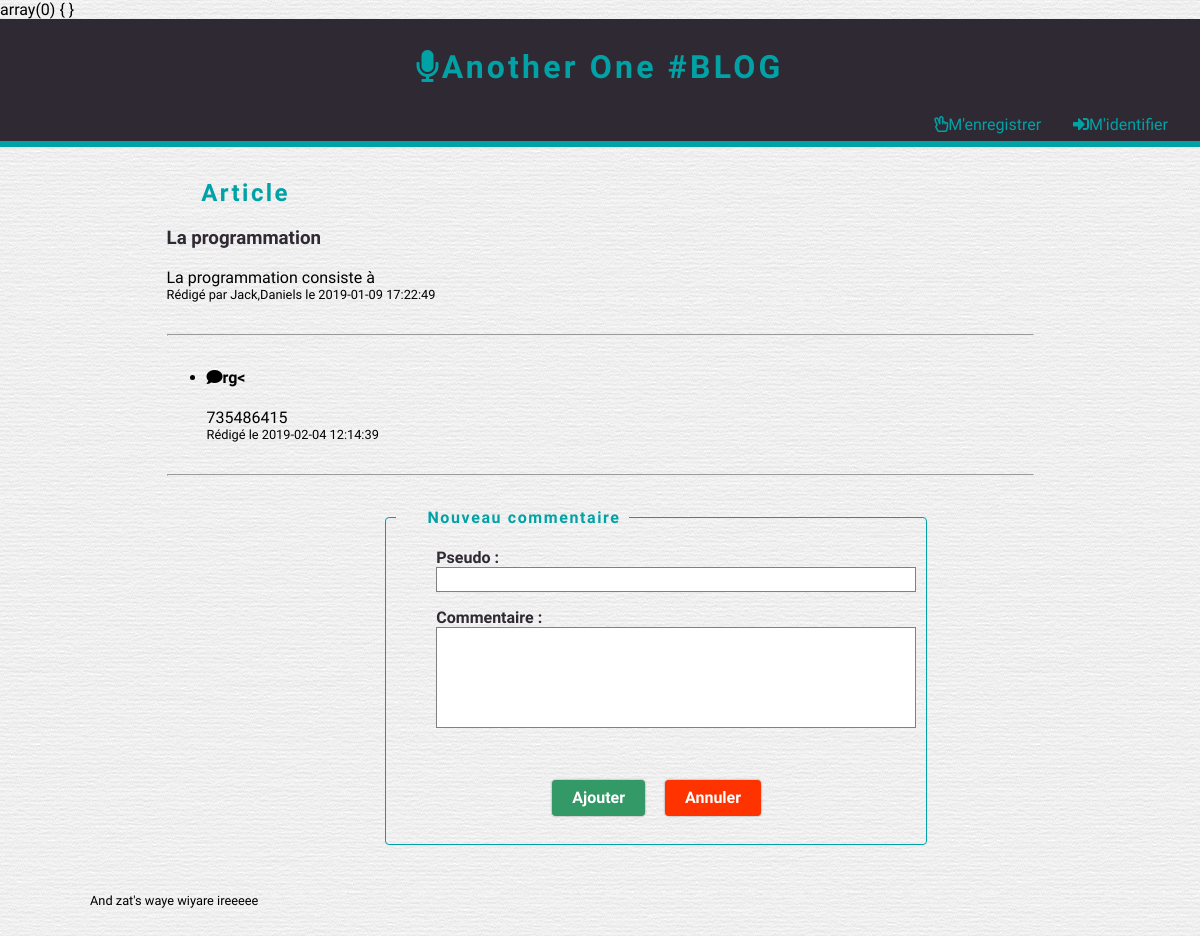
Page /Php/Blog/show_post.php?id=7 on the committed database.
### tables this page shows
CREATE TABLE `Post` (
  `Id` int(11) NOT NULL,
  `Title` varchar(70) NOT NULL,
  `Contents` text NOT NULL,
  `CreationDate` datetime NOT NULL,
  `Author_Id` int(10) NOT NULL,
  `Category_Id` int(10) NOT NULL
);

CREATE TABLE `Author` (
  `Id` int(11) NOT NULL,
  `FirstName` varchar(30) NOT NULL,
  `LastName` varchar(30) NOT NULL
);

CREATE TABLE `Comment` (
  `Id` int(11) NOT NULL,
  `Pseudo` varchar(60) NOT NULL,
  `Contents` text NOT NULL,
  `CreationDate` datetime NOT NULL,
  `Post_Id` int(11) NOT NULL
);

### Php/Blog/show_post.php (called while the page is built, shortened)
<?php
var_dump($_SESSION);
include 'application/bdd_connexion.php';
$id = $_GET['id'];
$query = $pdo->prepare
(
	'SELECT Title, Contents, CreationDate, FirstName, LastName, Post.Id
    FROM Post
    INNER JOIN Author
    ON Author.Id = Post.Author_Id
    WHERE Post.Id = ?'
);
$query->execute([$id]);
$articleInfo = $query->fetch(PDO::FETCH_ASSOC);
$query = $pdo->prepare
(
	'SELECT Pseudo, Contents, CreationDate
    FROM Comment
    WHERE Post_Id = ?'
);
$query->execute([$id]);
$com = $query->fetchAll(PDO::FETCH_ASSOC);
include 'layout.phtml';
?>

### Php/Blog/show_post.phtml (the view, shortened to what this page needs)
<!DOCTYPE html>
<html lang="en">
<head>
</head>
<body>
<main>
<h2><i class="fa fa-file-text-o"></i> Article</h2>
<section class="post">
    <h3><?= $articleInfo['Title']?></h3>
    <article><?= $articleInfo['Contents']?></article>
    <small>
        Rédigé par <?= $articleInfo['FirstName']?>,<?= $articleInfo['LastName'] ?>       le <?= $articleInfo['CreationDate']?>    </small>
</section>
<hr>
    <ul class="comment-list">
        <?php foreach ($com as $coms): ?>
        <li>
           <H4><i class="fa fa-comment"></i><?= $coms['Pseudo'] ?> </H4>
           <article> <?= $coms['Contents'] ?> </article>
           <small>Rédigé le <?= $coms['CreationDate'] ?> </small>
        </li>
        <?php endforeach ?>
    </ul>
<hr>
<form class="generic-form" action="show_post.php?id=<?= $_GET['id']?>" method="POST">
    <fieldset>
        <legend><i class="fa fa-comment-o"></i> Nouveau commentaire</legend>
        <ul>
            <li>
                <label for="nickName">Pseudo :</label>
                <input type="text" id="nickName" name="nickName">
            </li>
            <li>
                <label class="textarea" for="contents">Commentaire :</label>
                <textarea id="contents" name="contents" rows="5"></textarea>
            </li>
            <li>
                <button class="button button-primary" type="submit">Ajouter</button>
                <a class="button button-cancel" href="index.php">Annuler</a>
            </li>
        </ul>
    </fieldset>
</form>    </main>
</body>
</html>

### Php/Blog/css/blog-main.css (style rules this page uses)
* { box-sizing: border-box; }
a { text-decoration: none; }
form { margin-top: 2em; }
form fieldset { border-radius: 4px; }
form fieldset legend { padding: 0 0.5em; }
hr { margin-bottom: 2em; margin-top: 2em; }

### Php/Blog/css/blog-theme.css (style rules this page uses)
a { color: #01A2A6; transition: all 0.25s; }
body { background: url('../images/theme/paper.png') repeat; font-family: 'Dosis', sans-serif; }
h1, h2 { color: #01A2A6; letter-spacing: 0.1em; }
footer, main { margin: 0 auto; width: 85%; }
.post { list-style-type: none; }
.post h3 { color: #2F2933; }

### Php/Blog/css/ui-button.css (style rules this page uses)
.button { display: inline-block; padding: 0.375em 1.25em; border: none; border-radius: 4px; box-shadow: 0 0 2px 0 rgba(0, 0, 0, 0.5); font-weight: bold; line-height: 1.5em; text-decoration: none; transition: background-color 0.25s, box-shadow 0.25s; }
.button + .button { margin-left: 1em; }
.button-cancel { background-color: #FF3300; color: white; }
.button-primary { background-color: #339966; color: white; }

### Php/Blog/css/ui-form.css (style rules this page uses)
.generic-form { margin: 0 auto; width: 50%; }
.generic-form fieldset { border-color: #01A2A6; }
.generic-form fieldset legend { color: #01A2A6; font-weight: bold; letter-spacing: 0.1em; }
.generic-form input[type="password"], .generic-form input[type="text"], .generic-form select, .generic-form textarea { padding: 2px; border: 1px solid grey; transition: background-color 0.33s; }
.generic-form input[type="password"], .generic-form input[type="text"], .generic-form select, .generic-form textarea { width: 30em; }
.generic-form textarea { resize: none; }
.generic-form ul { list-style-type: none; }
.generic-form ul li { margin: 1em 0; }
.generic-form ul li:last-child { margin-left: 116px; margin-top: 3em; }
.generic-form ul li label { display: inline-block; color: #2F2933; font-weight: bold; }
.generic-form ul li label.textarea { vertical-align: top; }
.generic-form ul li label { width: 112px; }

### rows in the picture
post: Title "La programmation", Contents "La programmation consiste à", Author_Id.FirstName "Jack", Author_Id.LastName "Daniels", CreationDate "2019-01-09 17:22:49"
comment: Pseudo "rg<", Contents "735486415", CreationDate "2019-02-04 12:14:39"
